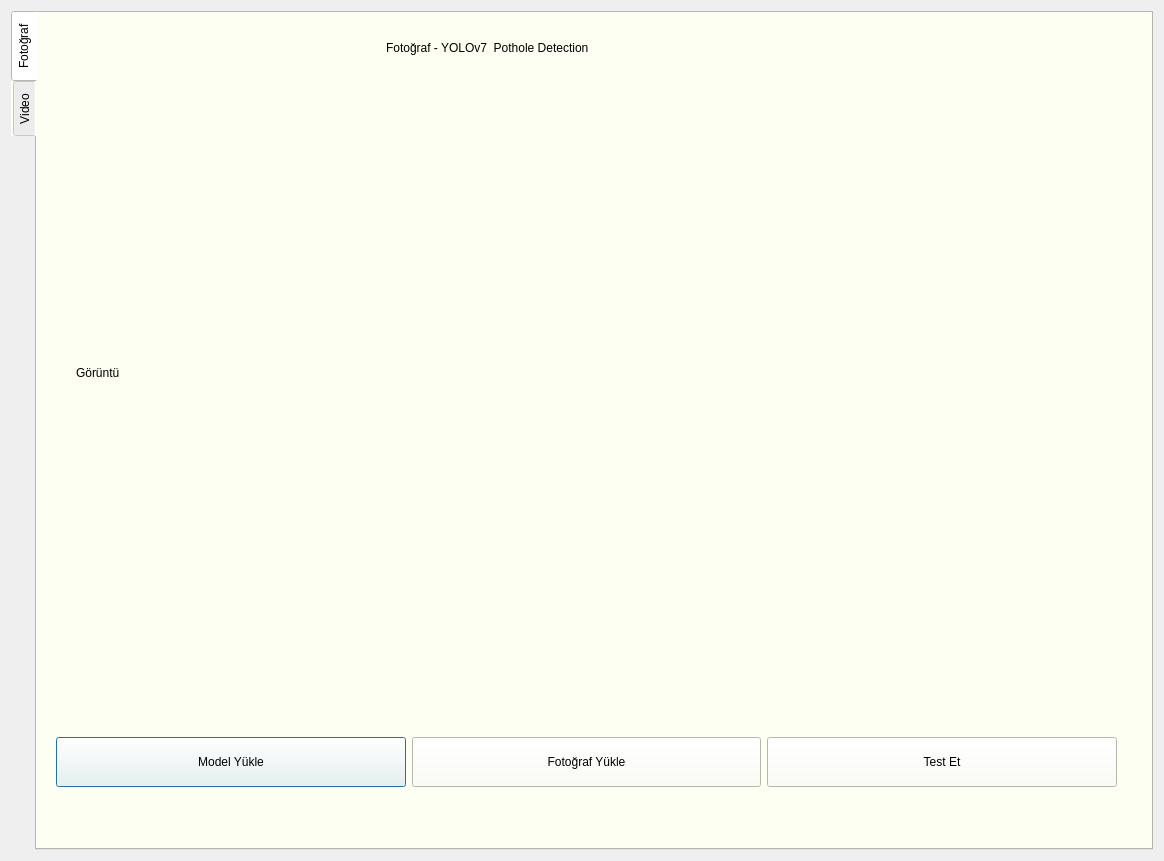
<?xml version="1.0" encoding="UTF-8"?>
<ui version="4.0">
 <class>Dialog</class>
 <widget class="QDialog" name="Dialog">
  <property name="geometry">
   <rect>
    <x>0</x>
    <y>0</y>
    <width>1160</width>
    <height>857</height>
   </rect>
  </property>
  <property name="windowTitle">
   <string>Dialog</string>
  </property>
  <layout class="QHBoxLayout" name="horizontalLayout">
   <item>
    <widget class="QTabWidget" name="tabWidget">
     <property name="enabled">
      <bool>true</bool>
     </property>
     <property name="minimumSize">
      <size>
       <width>1142</width>
       <height>839</height>
      </size>
     </property>
     <property name="maximumSize">
      <size>
       <width>1102</width>
       <height>16777215</height>
      </size>
     </property>
     <property name="styleSheet">
      <string notr="true">background-color: rgb(253, 255, 242);</string>
     </property>
     <property name="tabPosition">
      <enum>QTabWidget::West</enum>
     </property>
     <property name="tabShape">
      <enum>QTabWidget::Rounded</enum>
     </property>
     <property name="currentIndex">
      <number>0</number>
     </property>
     <property name="elideMode">
      <enum>Qt::ElideRight</enum>
     </property>
     <widget class="QWidget" name="foto">
      <attribute name="title">
       <string>Fotoğraf</string>
      </attribute>
      <layout class="QVBoxLayout" name="verticalLayout_2">
       <item>
        <widget class="QWidget" name="widget" native="true">
         <property name="enabled">
          <bool>true</bool>
         </property>
         <property name="minimumSize">
          <size>
           <width>1104</width>
           <height>823</height>
          </size>
         </property>
         <property name="styleSheet">
          <string notr="true">background-color: rgb(253, 255, 242);</string>
         </property>
         <widget class="QWidget" name="horizontalLayoutWidget">
          <property name="geometry">
           <rect>
            <x>10</x>
            <y>680</y>
            <width>1061</width>
            <height>121</height>
           </rect>
          </property>
          <layout class="QHBoxLayout" name="horizontalLayout_2">
           <item>
            <widget class="QPushButton" name="foto_model">
             <property name="minimumSize">
              <size>
               <width>0</width>
               <height>50</height>
              </size>
             </property>
             <property name="text">
              <string>Model Yükle</string>
             </property>
            </widget>
           </item>
           <item>
            <widget class="QPushButton" name="foto_foto">
             <property name="minimumSize">
              <size>
               <width>0</width>
               <height>50</height>
              </size>
             </property>
             <property name="text">
              <string>Fotoğraf Yükle</string>
             </property>
            </widget>
           </item>
           <item>
            <widget class="QPushButton" name="foto_test">
             <property name="minimumSize">
              <size>
               <width>0</width>
               <height>50</height>
              </size>
             </property>
             <property name="text">
              <string>Test Et</string>
             </property>
            </widget>
           </item>
          </layout>
         </widget>
         <widget class="QLabel" name="label_3">
          <property name="geometry">
           <rect>
            <x>340</x>
            <y>0</y>
            <width>461</width>
            <height>51</height>
           </rect>
          </property>
          <property name="styleSheet">
           <string notr="true">font: 120 25pt &quot;Ubuntu Condensed&quot;;</string>
          </property>
          <property name="lineWidth">
           <number>2</number>
          </property>
          <property name="text">
           <string>Fotoğraf - YOLOv7  Pothole Detection </string>
          </property>
         </widget>
         <widget class="QLabel" name="foto_frame">
          <property name="geometry">
           <rect>
            <x>30</x>
            <y>60</y>
            <width>1001</width>
            <height>581</height>
           </rect>
          </property>
          <property name="text">
           <string>Görüntü</string>
          </property>
         </widget>
        </widget>
       </item>
      </layout>
     </widget>
     <widget class="QWidget" name="video">
      <attribute name="title">
       <string>Video</string>
      </attribute>
      <widget class="QLabel" name="label_2">
       <property name="geometry">
        <rect>
         <x>350</x>
         <y>10</y>
         <width>421</width>
         <height>51</height>
        </rect>
       </property>
       <property name="styleSheet">
        <string notr="true">font: 120 25pt &quot;Ubuntu Condensed&quot;;</string>
       </property>
       <property name="lineWidth">
        <number>2</number>
       </property>
       <property name="text">
        <string>Video - YOLOv7  Pothole Detection </string>
       </property>
      </widget>
      <widget class="QLabel" name="video_frame">
       <property name="geometry">
        <rect>
         <x>40</x>
         <y>60</y>
         <width>1001</width>
         <height>581</height>
        </rect>
       </property>
       <property name="text">
        <string>Görüntü</string>
       </property>
      </widget>
      <widget class="QWidget" name="horizontalLayoutWidget_2">
       <property name="geometry">
        <rect>
         <x>20</x>
         <y>690</y>
         <width>1061</width>
         <height>121</height>
        </rect>
       </property>
       <layout class="QHBoxLayout" name="horizontalLayout_3">
        <item>
         <widget class="QPushButton" name="video_model">
          <property name="minimumSize">
           <size>
            <width>0</width>
            <height>50</height>
           </size>
          </property>
          <property name="text">
           <string>Model Yükle</string>
          </property>
         </widget>
        </item>
        <item>
         <widget class="QPushButton" name="video_video">
          <property name="minimumSize">
           <size>
            <width>0</width>
            <height>50</height>
           </size>
          </property>
          <property name="text">
           <string>Video Yükle</string>
          </property>
         </widget>
        </item>
        <item>
         <widget class="QPushButton" name="video_test">
          <property name="minimumSize">
           <size>
            <width>0</width>
            <height>50</height>
           </size>
          </property>
          <property name="text">
           <string>Test Et</string>
          </property>
         </widget>
        </item>
       </layout>
      </widget>
     </widget>
    </widget>
   </item>
  </layout>
 </widget>
 <resources/>
 <connections/>
</ui>
